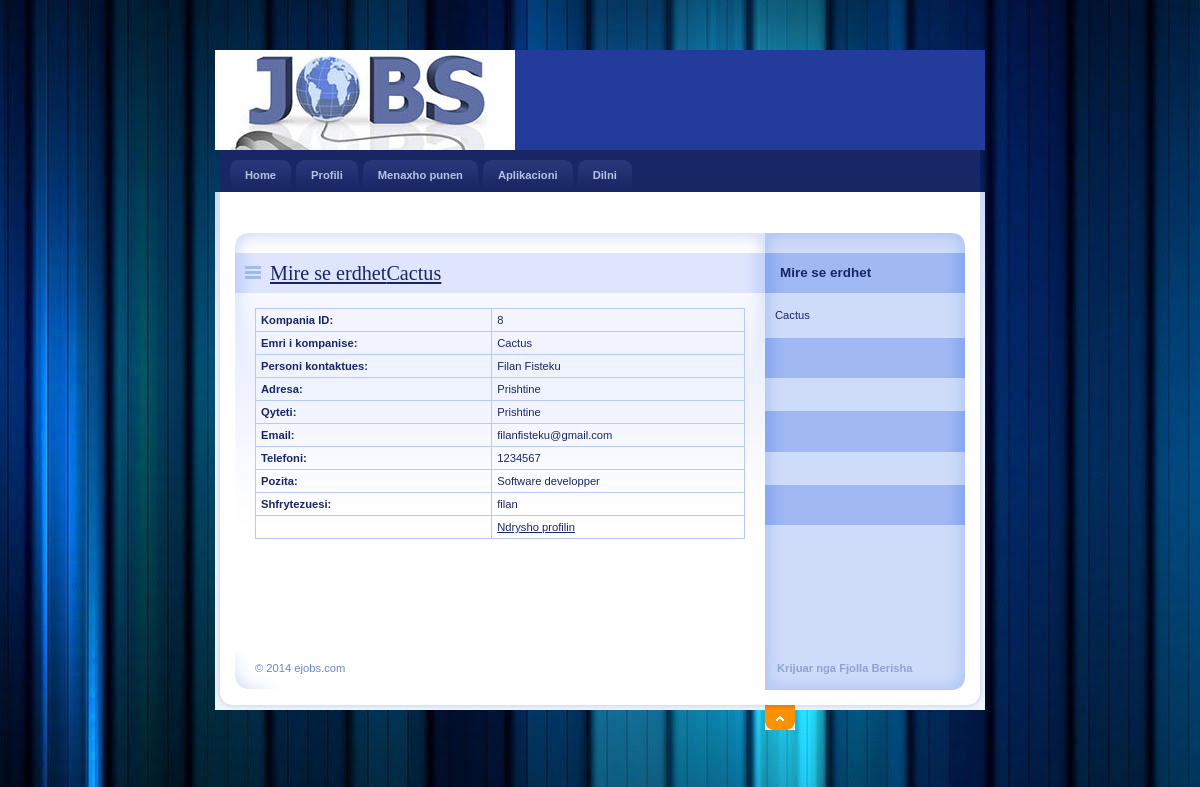
Screenshot of /Punedhenesi/Profili.php (signed in) with the database file from the repository.
### tables this page shows
CREATE TABLE IF NOT EXISTS `punedhenesit` (
  `PunedhenesiId` int(11) NOT NULL AUTO_INCREMENT,
  `KompaniaEmri` varchar(20) NOT NULL,
  `PersoniKontaktues` varchar(20) NOT NULL,
  `Adresa` varchar(100) NOT NULL,
  `Qyteti` varchar(20) NOT NULL,
  `Email` varchar(40) NOT NULL,
  `Telefoni` bigint(20) NOT NULL,
  `Pozita` varchar(40) NOT NULL,
  `Status` varchar(10) NOT NULL,
  `UserName` varchar(20) NOT NULL,
  `Password` varchar(20) NOT NULL,
  `Pyetja` varchar(100) NOT NULL,
  `Pergjigjja` varchar(50) NOT NULL,
  PRIMARY KEY (`PunedhenesiId`)
);

### Punedhenesi/Profili.php (the view, shortened to what this page needs)
<head>
    <link rel="stylesheet" media="screen,projection" type="text/css" href="./css/main.css" />
</head>
<body id="www-url-cz">
<div id="main" class="box">
<?php
include "Header.php"
?>
<?php
include "Menyja.php"
?>
    <div id="page" class="box">
    <div id="page-in" class="box">
        <div id="strip" class="box noprint">
            <p id="breadcrumbs">&nbsp;</p>
        </div>
        <div id="content">
            <div class="article">
                <h2><span><a href="#">Mire se erdhet<?php echo $_SESSION['Name'];?></a></span></h2>
<?php
$ID=$_SESSION['ID'];
$con = mysql_connect("localhost","root","123456");
$sql = "select * from punedhenesit where PunedhenesiId='".$ID."'  ";
$result = mysql_query($sql,$con);
$row = mysql_fetch_array($result)
?>
                <table width="100%" border="1" cellspacing="2" cellpadding="2">
                  <tr>
                    <td><strong>Kompania ID:</strong></td>
                    <td><?php echo $row['PunedhenesiId'];?></td>
                  </tr>
                  <tr>
                    <td><strong>Emri i kompanise:</strong></td>
                    <td><?php echo $row['KompaniaEmri'];?></td>
                  </tr>
                  <tr>
                    <td><strong>Personi kontaktues:</strong></td>
                    <td><?php echo $row['PersoniKontaktues'];?></td>
                  </tr>
                  <tr>
                    <td><strong>Adresa:</strong></td>
                    <td><?php echo $row['Adresa'];?></td>
                  </tr>
                  <tr>
                    <td><strong>Qyteti:</strong></td>
                    <td><?php echo $row['Qyteti'];?></td>
                  </tr>
                  <tr>
                    <td><strong>Email:</strong></td>
                    <td><?php echo $row['Email'];?></td>
                  </tr>
                  <tr>
                    <td><strong>Telefoni:</strong></td>
                    <td><?php echo $row['Telefoni'];?></td>
                  </tr>
                  <tr>
                    <td><strong>Pozita:</strong></td>
                    <td><?php echo $row['Pozita'];?></td>
                  </tr>
                  <tr>
                    <td><strong>Shfrytezuesi:</strong></td>
                    <td><?php echo $row['UserName'];?></td>
                  </tr>
                  <tr>
                    <td>&nbsp;</td>
                    <td><a href="EditoProfil.php?EmployerId=<?php echo $row['PunedhenesiId']; ?>">Ndrysho profilin</a></td>
                  </tr>
                </table>
              <p>&nbsp;</p>
                <p class="btn-more box noprint">&nbsp;</p>
          </div>
        </div>
<?php
include "Aside.php"
?>
    </div>
    </div>
<?php
include "footer.php"
?>
</div>
</body>
</html>

### Punedhenesi/css/main.css (style rules this page uses)
* { min-height:1px; }
body { border:0; margin:0; padding:0; background:url("../design/3.jpg"); font:70%/160% "verdana",sans-serif; color:#192666; _text-align:center; }
a { color:#192666; }
p { border:0; margin:15px 0; padding:0; }
div { display:block; border:0; margin:0; padding:0; }
h1, h2, h3, h4, h5 { border:0; margin:15px 0 10px 0; padding:0; font-weight:bold; }
h2 { font-size:180%; line-height:100%; font-family:"georgia",serif; font-weight:normal; }
table { display:table; border-collapse:collapse; margin:15px 0; padding:0; border:1px solid #B7CAF6; font-size:100%; }
tr { display:table-row; }
th, td { display: table-cell; border:1px solid #B7CAF6; margin:0; padding:5px; vertical-align:top; text-align:left; }
a, img, span { border:0; margin:0; padding:0; }
strong, .strong { font-weight:bold; }
.box { min-height:1px; _height:1px; }
.box:after { content:"."; display:block; line-height:0px; font-size:0px; visibility:hidden; clear:both; }
#main { width:770px; margin:50px auto 0 auto; _text-align:left; }
#page { width:770px; min-height:1px; background:#FFF url("../design/bg_page.gif") 0 0 repeat-y; _height:1px; }
#page-in { min-height:1px; padding:10px 0; background:url("../design/bg_page_in.jpg") 0 0 no-repeat; _height:1px; }
#strip { position:relative; clear:both; padding:3px 20px 10px 20px; color:#6182D1; }
#strip p { margin:0; }
#strip #breadcrumbs { width:520px; margin:0; padding:0; }
#content { float:left; width:530px; _width:550px; margin:0; padding:0 0 0 20px; }
#content .article { clear:both; margin:0; padding:20px; background:url("../design/content_article_bg.jpg") 0 0 no-repeat; }
#content .article h2 { margin:0 -20px; padding:10px; background:#DEE5FD url("../design/content_title_bg.gif") 0 0 repeat-y; color:#192666; }
#content .article h2 span { background:url("../design/ico_list.gif") 0 50% no-repeat; padding-left:25px; }
#content .article p { text-align:justify; }
#content .btn-more { margin:0 0 15px 0; padding:0; border:0; position:relative; }

### rows the page displays
punedhenesit: PunedhenesiId "8", KompaniaEmri "Cactus", PersoniKontaktues "Filan Fisteku", Adresa "Prishtine", Qyteti "Prishtine", Email "filanfisteku@gmail.com", Telefoni "1234567", Pozita "Software developper", UserName "filan"

### other values shown
$_SESSION['Name'] "Cactus"
